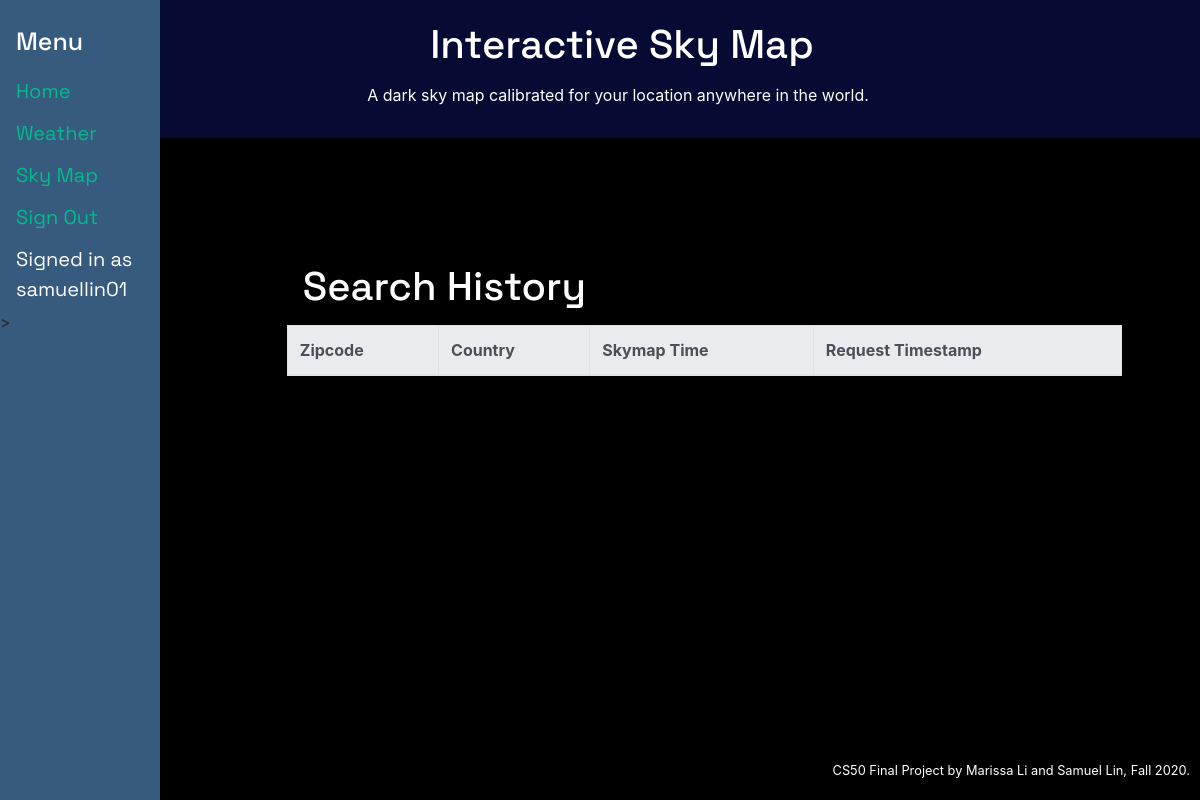
Page / (signed in) on the earlier database version.
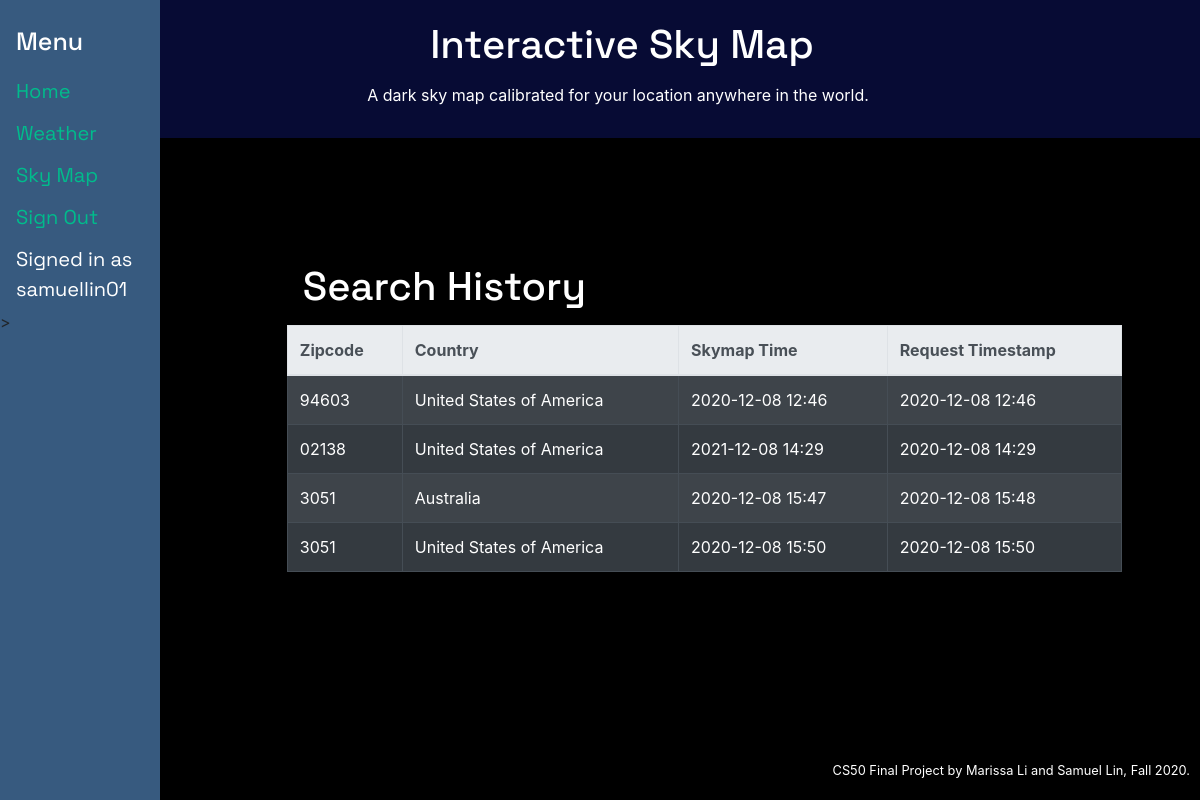
Same page on the later database version.
### tables this page shows
CREATE TABLE 'timeplaces' (username TEXT NOT NULL, zipcode TEXT NOT NULL, country TEXT NOT NULL,'requesttime' DATETIME,'timestamp' DATETIME);

### application.py (the view)
@app.route("/")
@login_required
def index():
    cur1.execute("SELECT * FROM timeplaces WHERE username = ? ORDER BY timestamp", (session["username"],))
    search_history = cur1.fetchall()
    return render_template("index.html", search_history=search_history)

### application.py (called while the page is built)
@app.after_request
def after_request(response):
    response.headers["Cache-Control"] = "no-cache, no-store, must-revalidate"
    response.headers["Expires"] = 0
    response.headers["Pragma"] = "no-cache"
    return response

### helpers.py (called while the page is built)
def login_required(f):
    @wraps(f)
    def decorated_function(*args, **kwargs):
        if session.get("user_id") is None:
            return redirect("/login")
        return f(*args, **kwargs)
    return decorated_function

### templates/index.html (shortened to what this page needs)
{% extends "layout.html" %}
{% block main %}
<form>
  <h1>Search History</h1>
    <table class="table table-bordered table-hover table-striped table-dark">
        <thead class="thead-light">
          <tr>
            <th scope="col">Zipcode</th>
            <th scope="col">Country</th>
            <th scope="col">Skymap Time</th>
            <th scope="col">Request Timestamp</th>
          </tr>
        </thead>
        <tbody>
        {% for item in search_history %}
          <tr>
            <td>{{ item[1] }}</td>
            <td>{{ item[2] }}</td>
            <td>{{ item[3][0:16] }}</td>
            <td>{{ item[4][0:16] }}</td>
          </tr>
        {% endfor %}
        </tbody>
      </table>
</form>
{% endblock %}

### templates/layout.html (shortened to what this page needs)
<!DOCTYPE html>
<html lang="en">
    <head>
        <link rel="stylesheet" href="https://cdn.jsdelivr.net/npm/bootstrap@4.5.3/dist/css/bootstrap.min.css">
        <link href="/static/styles.css" rel="stylesheet">
    </head>
    <body>
        <div class="container-fluid">
          <div class="jumbotron jumbotron-fluid">
              <h1>Interactive Sky Map</h1>
                <p>A dark sky map calibrated for your location anywhere in the world. </p>
          </div>
        </div>
        <div class="sidenav">
            <h1>Menu</h1>
            <a class="nav-item" href="/">Home</a>
            <a class="nav-item" href="/weather">Weather</a>
            <a class="nav-item" href="/timeplace">Sky Map</a>
            {% if session["user_id"] %}
                <a class="nav-item" href="/logout">Sign Out</a>
                <a class="nav-item username-label">Signed in as {{ session["username"] }}</a>>
            {% else %}
                <a class="nav-item" href="/login">Sign In</a>
                <a class="nav-item" href="/register">Register</a>
            {% endif %}
        </div>
        <main class="container p-5">
            {% block main %}{% endblock %}
        </main>
        <footer class="small text-center text-muted">
            CS50 Final Project by Marissa Li and Samuel Lin, Fall 2020.
        </footer>
    </body>
</html>

### static/styles.css (style rules this page uses)
body { background-color: #000000; }
h1, p, label, .jumbotron, .sidenav a:hover, #skymap-label { color: #ffffff; }
.jumbotron { background-color: #070b34; padding: 15px; float: right; right: -18px; width: 100%; position: absolute; text-align: center; }
footer { position: absolute; right: 10px; bottom: 20px; }
form, footer, .cat, table { padding-left: 20%; padding-top: 20%; }
.text-muted, .username-label { color: white!important; }
.sidenav { background-color: #375a7f; height: 100%; width: 160px; position: fixed; z-index: 1; top: 0; left: 0; overflow-x: hidden; padding-top: 20px; }
.sidenav a, h1, #skymap-label { padding: 6px 8px 6px 16px; text-decoration: none; display: block; font-family: 'Space Grotesk', sans-serif; }
.sidenav h1 { font-size: 25px; color: #ffffff; }
.sidenav a { font-size: 20px; color: #00bc8c; }

Differences in the rows shown:
added timeplaces: zipcode "94603", country "United States of America", requesttime "2020-12-08 12:46", timestamp "2020-12-08 12:46"
added timeplaces: zipcode "02138", country "United States of America", requesttime "2021-12-08 14:29", timestamp "2020-12-08 14:29"
added timeplaces: zipcode "3051", country "Australia", requesttime "2020-12-08 15:47", timestamp "2020-12-08 15:48"
added timeplaces: zipcode "3051", country "United States of America", requesttime "2020-12-08 15:50", timestamp "2020-12-08 15:50"
